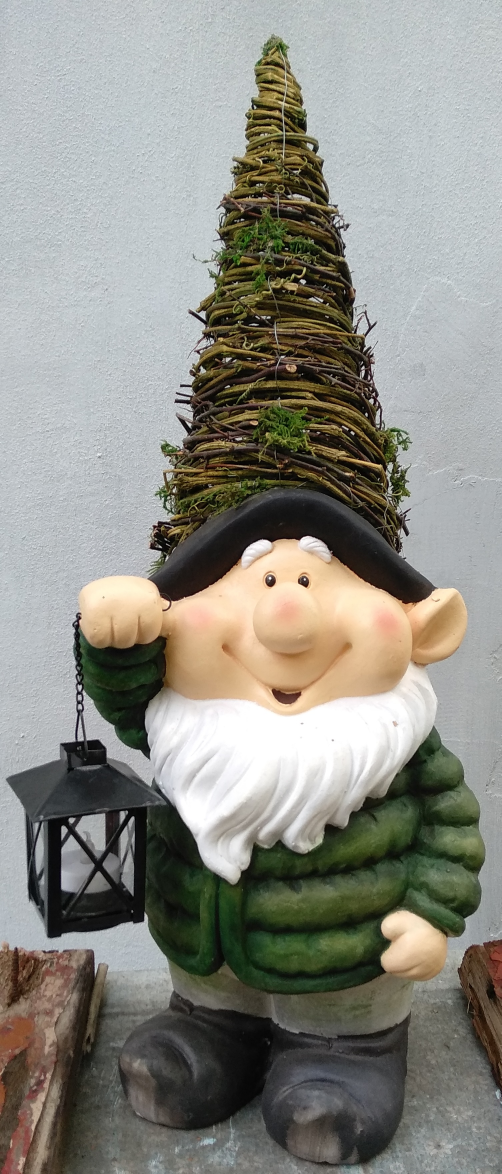
#> input picture LAB2/ideal_images/balin.jpg, 1504 x 3520 px, given in place of icona.jpg, which was not available (shown at 1/3 size)
$ python descriptor.py
#> lines starting #> are read from the running program, lines starting #| are printed output that depends on the picture; pictures that were not available may be replaced by others from this repository, and a replacement may not be noted
import numpy as np
import cv2 as cv
import os
import time
import pandas as pd
from shapely.geometry import Polygon, Point
from scipy.spatial import distance

working_directory = os.getcwd()

def experiment(descriptor=cv.AKAZE_create(),
               matcher=cv.DescriptorMatcher_create(cv.DescriptorMatcher_BRUTEFORCE_SL2),
               source_dir='dataset3',
               ideal_name='ideal.jpg', result_dir='Results',
               dist_param=0.74, ransac_param=15e-4, start_numerate=1):
#> called with source_dir = 'Kisa', ideal_name = 'icona.jpg', result_dir = 'Result_kisa', dist_param = 0.74, ransac_param = 0.0015, start_numerate = 0
    try:
        os.mkdir(working_directory + '\\' + result_dir)
    except FileExistsError:
        pass

    title = str(type(descriptor)).split()[1].strip('\'>')
    ideal = cv.imread(ideal_name)
#> ideal is the input picture: shape (3520, 1504, 3); mean B, G, R 131.5, 139.5, 140.3
    h, w, d = ideal.shape
#> h = 3520; w = 1504; d = 3
    pts = np.float32([[0, 0], [0, h - 1], [w - 1, h - 1], [w - 1, 0]]).reshape(-1, 1, 2)

    gray_ideal = cv.cvtColor(ideal, cv.COLOR_BGR2GRAY)
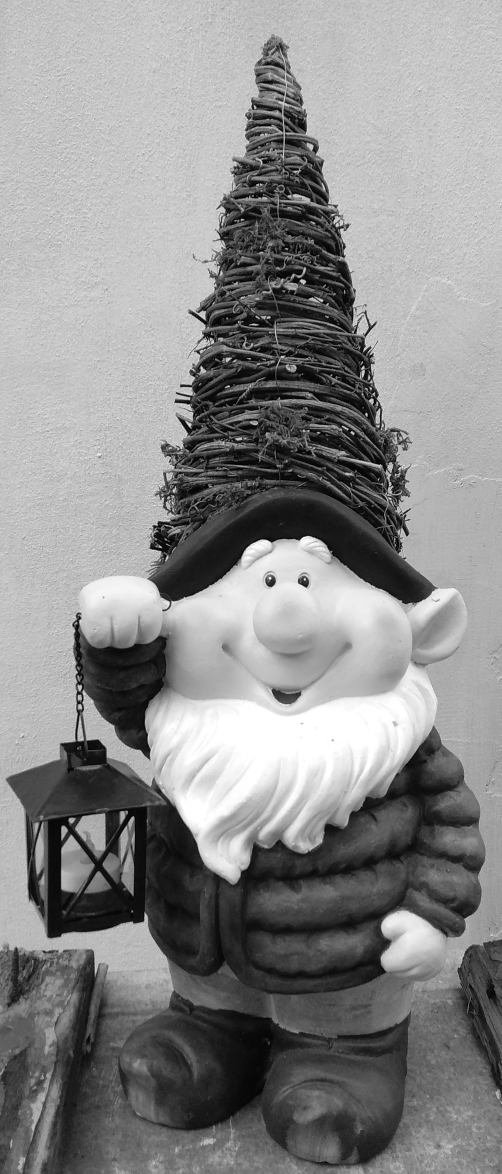
#> gray_ideal: shape (3520, 1504) (shown at 1/3 size); min 0, max 255, mean 138.8
    kp_ideal, des_ideal = descriptor.detectAndCompute(gray_ideal, None)
#> kp_ideal = 23188 keypoints; strongest (x, y, size): (914, 1738, 4.3), (810, 1735, 5.1), (1099, 1243, 5.5), (813, 1747, 20.7)
    gray_ideal_rect = cv.polylines(cv.cvtColor(gray_ideal, cv.COLOR_GRAY2BGR), [np.int32(pts)], True, (255, 255, 0), 10,
                                   cv.LINE_AA)
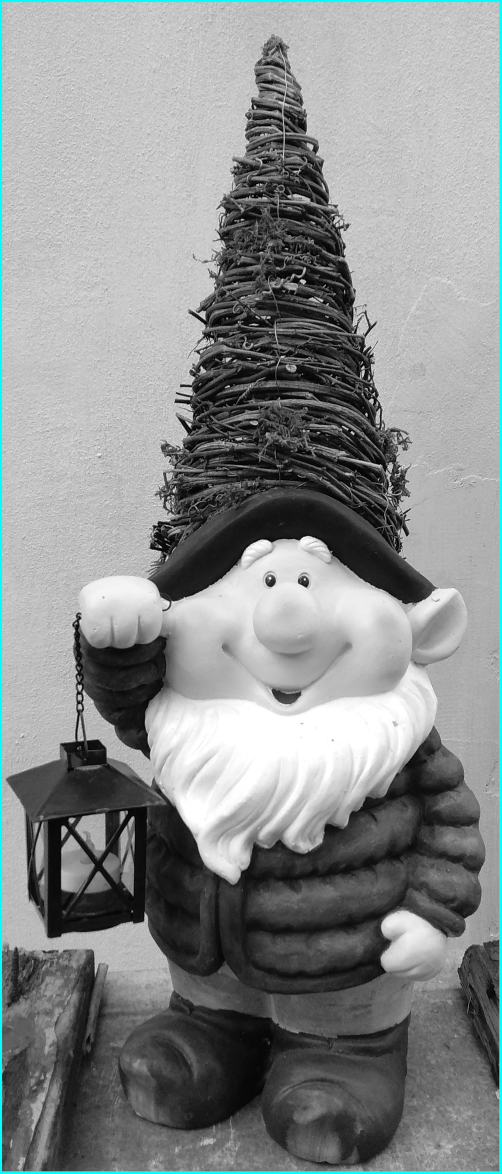
#> gray_ideal_rect: shape (3520, 1504, 3) (shown at 1/3 size); mean B, G, R 139.9, 139.9, 136.9

    times = []
    shapes = []
    convex_metrics = []
    non_convex_metrics = []
    grouping = []
    grouping_ham = []

    for i, filename in enumerate(os.listdir(source_dir), start_numerate):
        image = cv.imread(os.path.join(source_dir, filename))
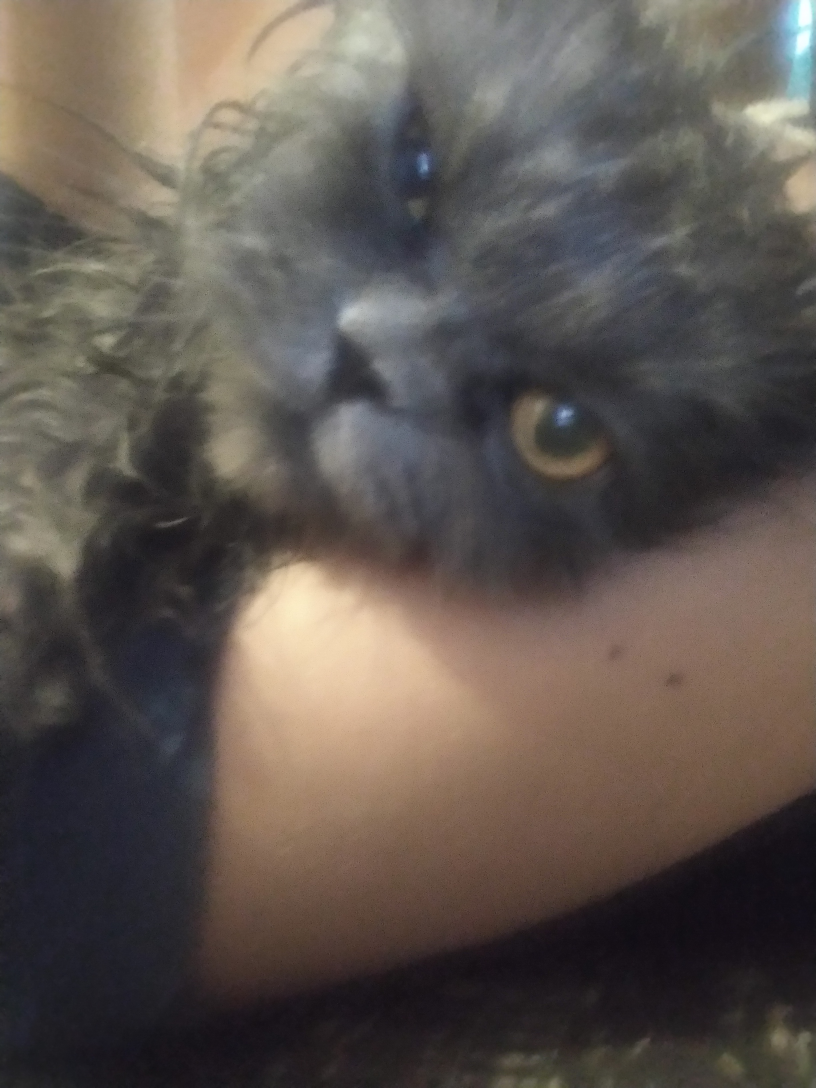
#> input picture LAB2/Kisa/IMG_20200624_204902.jpg, 2448 x 3264 px (shown at 1/3 size)
#> image is the input picture: shape (3264, 2448, 3); mean B, G, R 80.8, 86.6, 94.9
        if image is None:
            continue
        shapes.append(image.shape)

        start_time = time.time()
        gray_image = cv.cvtColor(image, cv.COLOR_BGR2GRAY)
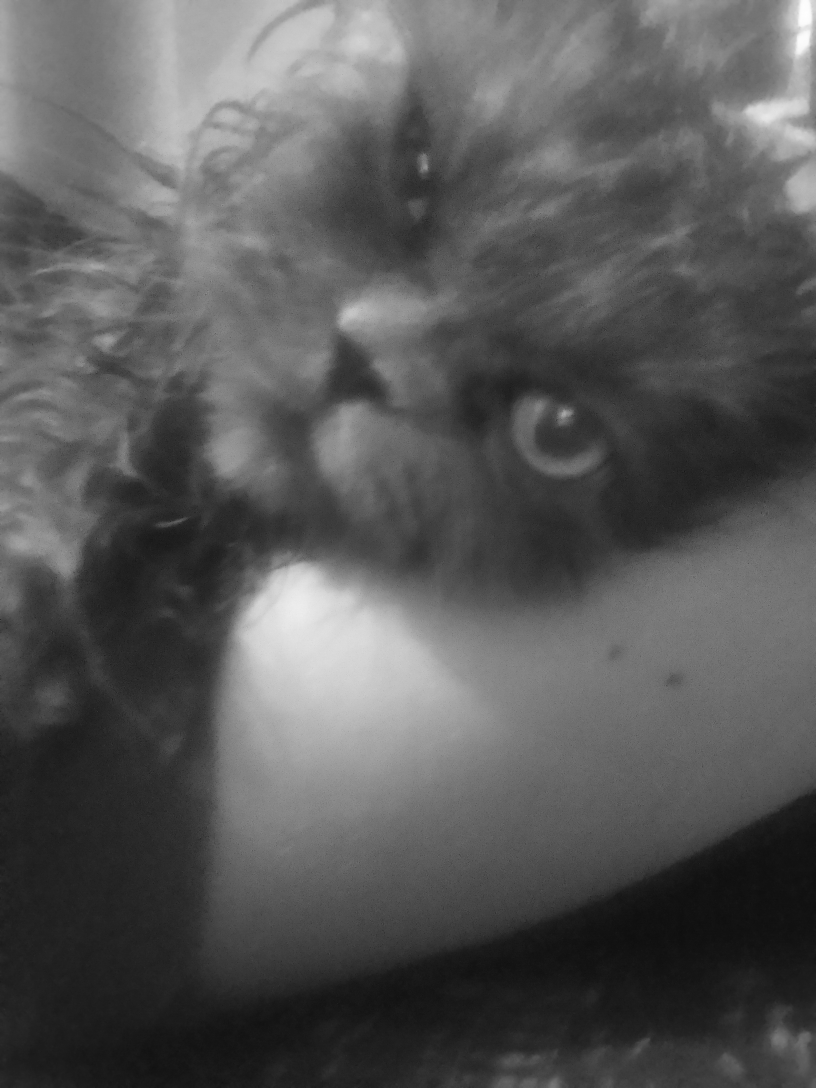
#> gray_image: shape (3264, 2448) (shown at 1/3 size); min 2, max 254, mean 88.4
        kp, des = descriptor.detectAndCompute(gray_image, None)
#> kp = 180 keypoints; strongest (x, y, size): (975, 1997, 420.5), (997, 2031, 460.8), (517, 1674, 350.2), (1077, 942, 83.5)
        try:
            matches = matcher.knnMatch(des_ideal, des, 2)
#> matches = 23188 matches
        except cv.error:
            print("error matching")
            print(i)
            dtime = (time.time() - start_time)
            times.append((i + 1, dtime))
            convex_metrics.append(0)
            non_convex_metrics.append(0)
            grouping.append(-1)
            grouping_ham.append(-1)
            continue
        dtime = (time.time() - start_time)
        times.append((i + 1, dtime))

        good = []
        for m, n in matches:
            if m.distance < dist_param * n.distance:
                good.append([m])
#> after the loop, good = 492 matches
        # good = bf.match(des_ideal, des)

        dst = []
        dst_pts = []
        MIN_MATCH_COUNT = 10
        if len(good) > MIN_MATCH_COUNT:
            src_pts = np.float32([kp_ideal[m[0].queryIdx].pt for m in good]).reshape(-1, 1, 2)
#> src_pts = 492 rows, first 8: [16.12, 2961.5], [25.84, 2348.5], [33.54, 732], [42.56, 2371], [53.8, 2402.1], [57.07, 2313.9], [61.11, 2412], [69.49, 2859.3]
            dst_pts = np.float32([kp[m[0].trainIdx].pt for m in good]).reshape(-1, 1, 2)
#> dst_pts = 492 rows, first 8: [2094.6, 1057.2], [758.1, 1770.4], [495.3, 533.8], [758.1, 1770.4], [758.1, 1770.4], [758.1, 1770.4], [2191, 3192.6], [2345.1, 463.2]

            M, mask = cv.findHomography(src_pts, dst_pts, cv.RANSAC, ransac_param)
#> M = [[-0.169, 0.0286, 151.2], [-0.617, -0.402, 1313.4], [-0.000382, -0.000365, 1]]; mask = 492 values, max 1 at index 6, min 0 at index 0, mean 0.0122
            matchesMask = mask.ravel().tolist()
#> matchesMask has the same summary as mask

            dst = cv.perspectiveTransform(pts, M)
#> dst = [[151.2, 1313.4], [-882.4, 357.4], [2.09, 1196.5], [-240.6, 908.7]]

            gray_image = cv.polylines(cv.cvtColor(gray_image, cv.COLOR_GRAY2BGR), [np.int32(dst)], True,
                                      (255, 255, 0), 10, cv.LINE_AA)
#> gray_image: shape (3264, 2448, 3)

        result = cv.drawMatchesKnn(gray_ideal_rect, kp_ideal, gray_image, kp, good, None,
                                   flags=cv.DrawMatchesFlags_NOT_DRAW_SINGLE_POINTS, matchColor=(0, 255, 0))
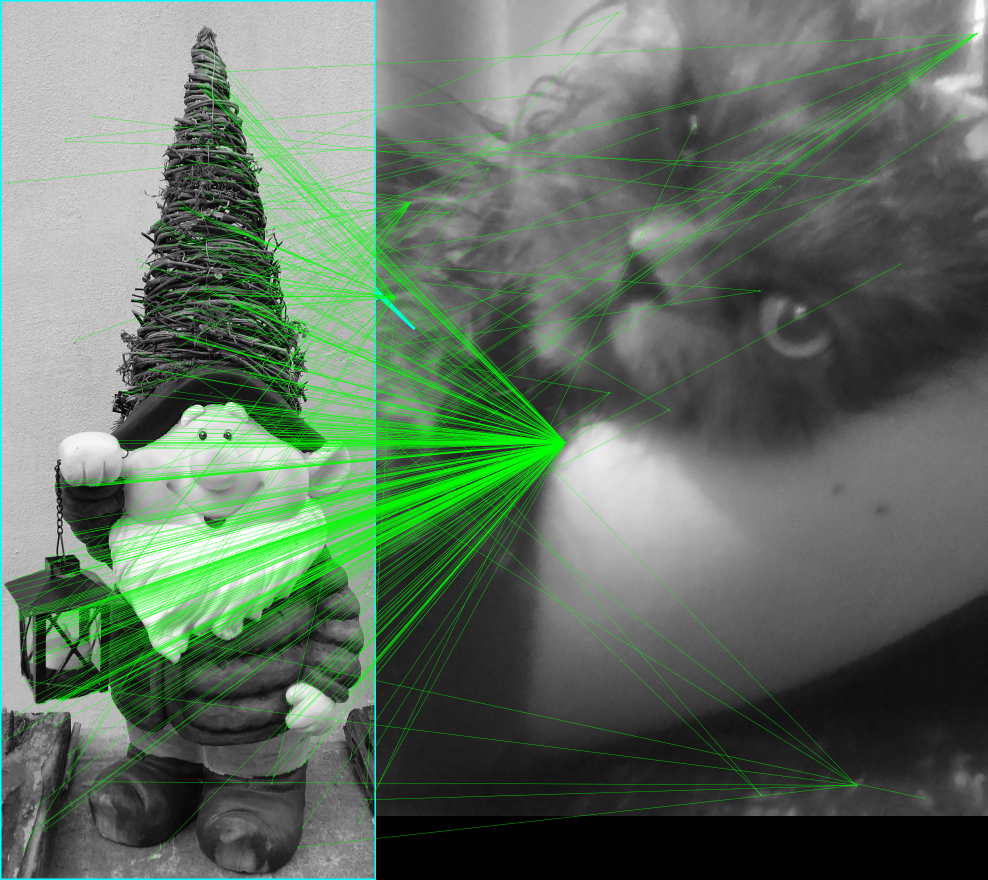
#> result: shape (3520, 3952, 3) (shown at 1/4 size); mean B, G, R 97.1, 112.4, 96
        cv.imwrite(f'cv2.SIFT icona.jpg kisa result{i+1}.jpg', result)

        try:
            if M is not None:
                dst2 = cv.perspectiveTransform(src_pts, M)
#> dst2 = 492 rows, first 8: [-2655.8, -1280.7], [1615.2, 2665.3], [231.2, 1386.9], [1796.9, 2831.3], [2062.6, 3075.1], [1559.7, 2611.1], [2191, 3192.6], [-3121.4, -1701.8]
                dist = []
                dist_ham = []
                for im, d in zip(dst2, dst_pts):
                    dist.append(np.linalg.norm(im - d))
                    dist_ham.append(1 - distance.hamming(im, d))
#> this loop made 1 pass
#> (im, d) on pass 1: ([[-2655.8, -1280.7]], [[2094.6, 1057.2]])
#> after the loop, dist = [5294.5]; dist_ham = []
                grouping.append(np.mean(dist))
                grouping_ham.append(np.mean(dist_ham))
            else:
                grouping.append(-1)
                grouping_ham.append(-1)
        except UnboundLocalError:
            grouping.append(-1)
            grouping_ham.append(-1)

        Points = []
        for t in dst:
            Points.append((t[0][0], t[0][1]))
        # print(Points)
        poly2 = Polygon(Points)
        poly = poly2.convex_hull
        s = 0.
        s2 = 0.
        for t in dst_pts:
            p1 = Point((t[0][0], t[0][1]))
            s += poly.contains(p1)
            s2 += poly2.contains(p1)
        if len(dst_pts):
            convex_metrics.append(s / len(dst_pts))
            non_convex_metrics.append(s2 / len(dst_pts))
        else:
            convex_metrics.append(0)
            non_convex_metrics.append(0)

    metrics = pd.DataFrame({'number': map(lambda x: x[0], times),
                            'width': map(lambda x: x[1], shapes),
                            'height': map(lambda x: x[0], shapes),
                            'time': map(lambda x: np.round(x[1], 5), times),
                            'convex': map(lambda x: np.round(x, 5), convex_metrics),
                            'non-convex': map(lambda x: np.round(x, 5), non_convex_metrics),
                            'grouping': grouping,
                            'grouping_ham': grouping_ham})
    metrics.fillna(-1, inplace=True)
    metrics.to_csv(working_directory + '\\' + result_dir + '\\' + title + ' ' + ideal_name + ' ' + source_dir +
                   ' result.csv', sep='\t', header=True, index=False)


if __name__ == '__main__':
    Descriptor = cv.SIFT_create()
    Matcher = cv.DescriptorMatcher_create(cv.DescriptorMatcher_BRUTEFORCE)
    Dist_param = 0.74
    Ransac_param = 15e-4
    Source_dir = 'Kisa'
    Result_dir = 'Result_kisa'
    Ideal_name = 'icona.jpg'
#> (the run stopped early here; a loop or call above may not have finished)
